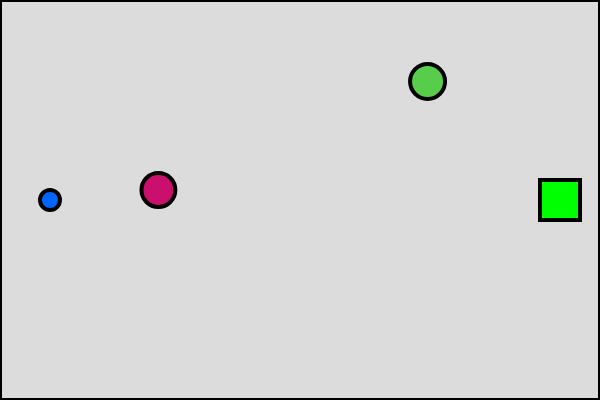
Frame 1 (no input)
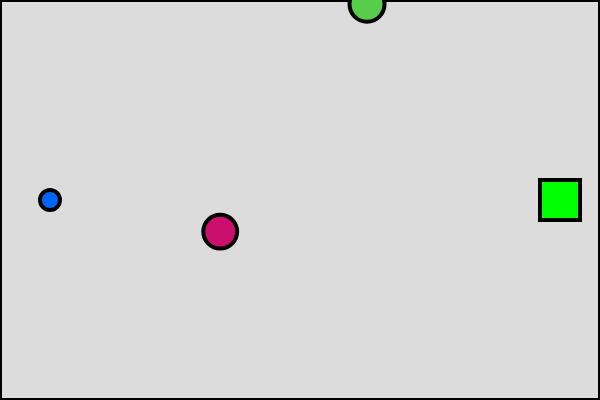
Frame 60 (no input)
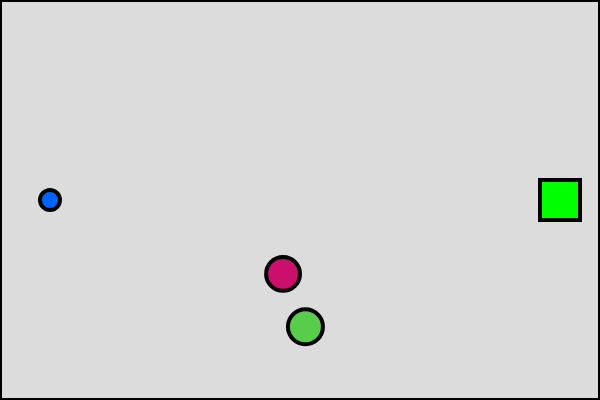
Frame 120 (the mouse pressed at the canvas centre since frame 60)

The p5.js sketch that drew these frames (run headless with seeded random() and noise() and a simulated clock; from frame 60 on, the mouse is pressed at the canvas centre):

// p5.js sketch
// ── sketch.js
let player;
let obstacles = [];
let exit;
let youWin = false;

function setup() {
  createCanvas(600, 400);
  createPlayer();
  createObstacles(2); // Create 2 obstacles to start
  createExit();
}

function draw() {
  background(220);
  drawBorders();
  movePlayer();
  drawPlayer();
  moveObstacles();
  drawObstacles();
  drawExit();

  if (youWin) {
    displayWinMessage();
  }
}

// Create player
function createPlayer() {
  player = {
    x: 50,
    y: height / 2,
    size: 20,
    speed: 3
  };
}

function drawPlayer() {
  fill(0, 100, 255);
  ellipse(player.x, player.y, player.size);
}

function movePlayer() {
  if (keyIsDown(LEFT_ARROW)) player.x -= player.speed;
  if (keyIsDown(RIGHT_ARROW)) player.x += player.speed;
  if (keyIsDown(UP_ARROW)) player.y -= player.speed;
  if (keyIsDown(DOWN_ARROW)) player.y += player.speed;

  // Check for reaching exit
  if (
    player.x > exit.x &&
    player.x < exit.x + exit.w &&
    player.y > exit.y &&
    player.y < exit.y + exit.h
  ) {
    youWin = true;
  }
}

// Draw object on mouse press
function mousePressed() {
  fill(255, 0, 0);
  rect(mouseX, mouseY, 20, 20);
}

// Create obstacles
function createObstacles(n) {
  for (let i = 0; i < n; i++) {
    obstacles.push({
      x: random(width),
      y: random(height),
      size: random(20, 40),
      color: color(random(255), random(255), random(255)),
      speedX: random(-2, 2),
      speedY: random(-2, 2)
    });
  }
}

function drawObstacles() {
  for (let obs of obstacles) {
    fill(obs.color);
    ellipse(obs.x, obs.y, obs.size);
  }
}

function moveObstacles() {
  for (let obs of obstacles) {
    obs.x += obs.speedX;
    obs.y += obs.speedY;

    // Wrap around screen
    if (obs.x > width) obs.x = 0;
    if (obs.x < 0) obs.x = width;
    if (obs.y > height) obs.y = 0;
    if (obs.y < 0) obs.y = height;
  }
}

// Create borders
function drawBorders() {
  noFill();
  stroke(0);
  strokeWeight(4);
  rect(0, 0, width, height);
}

// Create exit
function createExit() {
  exit = {
    x: width - 60,
    y: height / 2 - 20,
    w: 40,
    h: 40
  };
}

function drawExit() {
  fill(0, 255, 0);
  rect(exit.x, exit.y, exit.w, exit.h);
}

// Display win message
function displayWinMessage() {
  fill(0);
  textSize(32);
  textAlign(CENTER, CENTER);
  text("You Win!", width / 2, height / 2);
}
